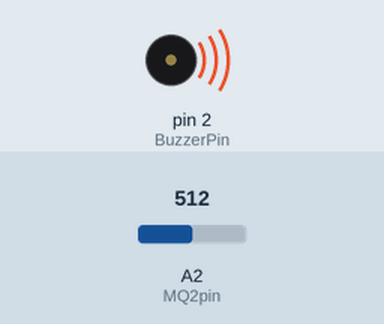
Simulated run of this sketch. Board: Arduino Uno, built with avr-gcc and run on an emulated ATmega328P. On the bench: buzzer (waves = sounding, pin HIGH). The test bench sets the inputs (shaded band); at power-on: A2 (MQ2pin) = 512. What the sketch prints to the serial monitor is not drawn.

Above: at 21.5 s.
At 24.0 s:
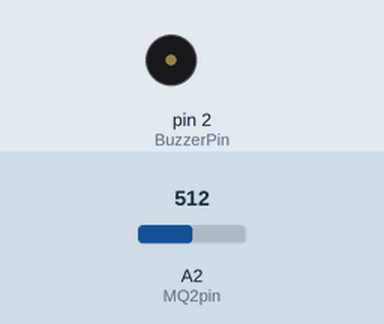
Timing chart, 0 to 26.5 s (numbered marks = the images above):
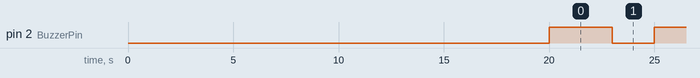

The sketch:

MQ2SensorExplore8.ino
```cpp
#define MQ2pin A2 // Use A0 for analog input
#define BuzzerPin 2 // Use pin 8 for the buzzer

void setup() {
  Serial.begin(9600); // Sets the serial port to 9600
  Serial.println("MQ2 warming up!");
  pinMode(BuzzerPin, OUTPUT); // Set buzzer pin as output
  delay(20000); // Allow the MQ2 to warm up
}

void loop() {
  float sensorValue = analogRead(MQ2pin); // Read analog input pin A0
  Serial.print("Smoke Sensor Value: ");
  Serial.println(sensorValue);

  if (sensorValue > 180 && sensorValue <= 300) { // Check if sensor value exceeds level 1 threshold
    digitalWrite(BuzzerPin, HIGH); // Turn on buzzer
    delay(1000); // Delay for 1 second
    digitalWrite(BuzzerPin, LOW); // Turn off buzzer
  } else if (sensorValue > 300) { // Check if sensor value exceeds level 2 threshold
    digitalWrite(BuzzerPin, HIGH); // Turn on buzzer
    delay(3000); // Delay for 3 seconds
    digitalWrite(BuzzerPin, LOW); // Turn off buzzer
  } else {
    digitalWrite(BuzzerPin, LOW); // Turn off buzzer
  }

  delay(2000); // Wait 2 seconds for the next reading
}
```

Measured:
- by itself, pin 2 (BuzzerPin): alternates HIGH for 3.0 s and LOW for 2.0 s
